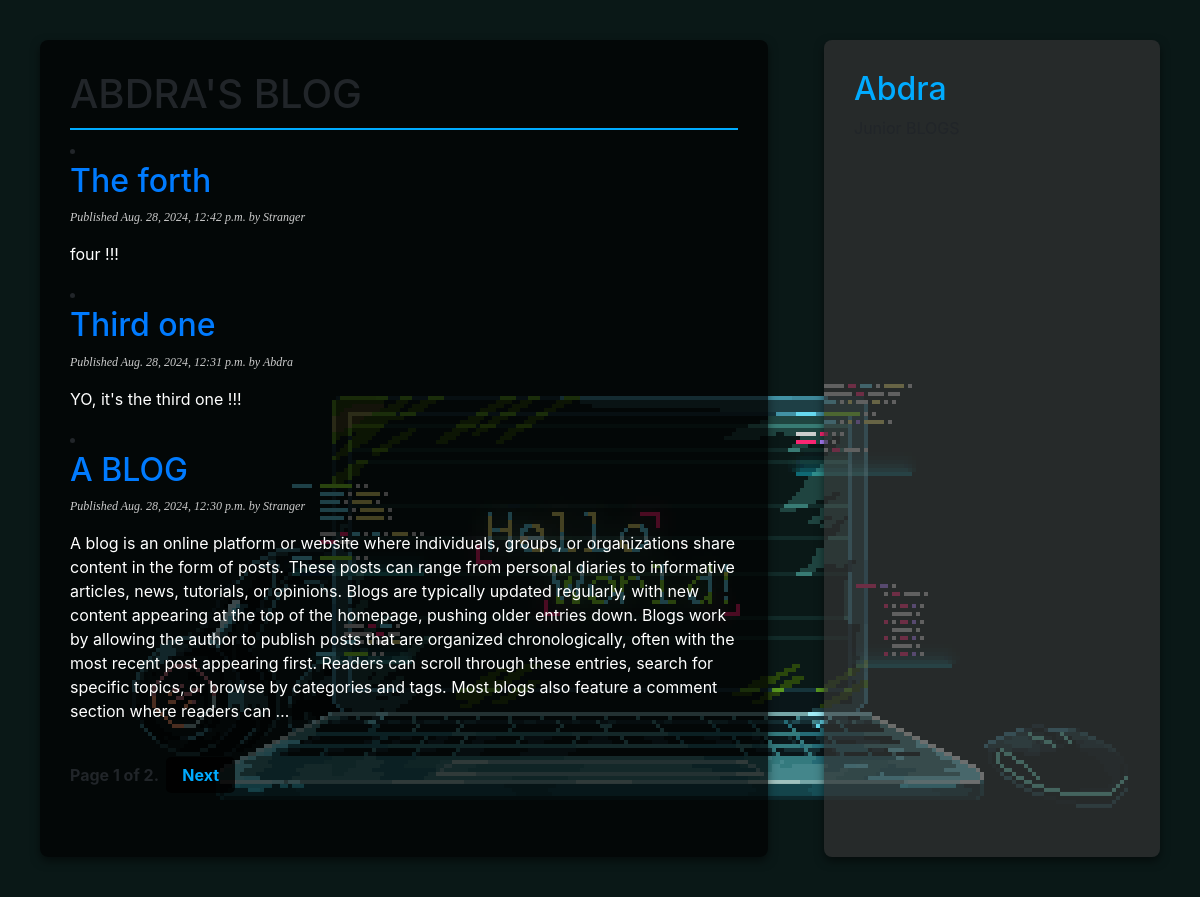
The page / on the database its author committed.
### blog/models.py (models this page shows, shortened)
class Post(models.Model):
    objects = models.Manager()
    published = PublishedManager()
    class Status(models.TextChoices):
       DRAFT = "DF", "Draft"
       PUBLISHED = "PB", "Published"
    title = models.CharField(max_length=250)
    slug = models.CharField(max_length=250,
                            unique_for_date='publish')
    body = models.TextField()
    publish = models.DateTimeField(default=timezone.now)
    created = models.DateTimeField(auto_now_add=True)
    updated = models.DateTimeField(auto_now=True)
    status = models.CharField(max_length=2,
                             choices=Status.choices,
                             default=Status.DRAFT)
    author = models.ForeignKey(User,
                               on_delete=models.CASCADE,
                               related_name='blog_posts')
    class Meta:
     ordering = ['-publish']
     indexes =[
        models.Index(fields=['-publish']),
    ]
    def get_absolute_url(self):
       return reverse('blog:post_detail',
                      args=[
                         self.publish.year,
                         self.publish.month,
                         self.publish.day,
                         self.slug
                      ]
                      )

### blog/views.py (the view)
# urls.py: path('', views.post_list, name='post_list'),
def post_list(request):
    post_list = Post.published.all()
    paginator = Paginator(post_list, 3)
    page_number = request.GET.get('page', 1)
    try:
        posts = paginator.page(page_number)
    except PageNotAnInteger:
        posts = paginator.page(1)
    except EmptyPage:
        posts = paginator.page(paginator.num_pages)
    return render(request,
                'blog/post/list.html',
                {'posts': posts})

### blog/models.py (called while the page is built)
    def get_queryset(self):
        return super().get_queryset()\
                    .filter(status=Post.Status.PUBLISHED)

### blog/templates/blog/post/list.html (shortened to what this page needs)
{% extends "blog/base.html" %}
{% block content %}
  <h1>ABDRA'S BLOG</h1>
  {% for post in posts %}
  <li>
    <h2>
      <a href="{{ post.get_absolute_url }}">
        {{ post.title }}
      </a>
    </h2>
    <p class="date">
      Published {{ post.publish }} by {{ post.author }}
      </p>
    <div style="color: white;">
      {{ post.body|truncatewords:100|linebreaks }}
  </div>
  </li>
  {% endfor %}
  {% include "pagination.html" with page=posts %}
 {% endblock %}

### blog/static/blog/css/style.css (style rules this page uses)
a { color: #00abff; text-decoration: none; }
h1 { font-weight: normal; border-bottom: 2px solid #00abff; padding: 0 0 10px 0; }
h2 { font-weight: normal; margin: 30px 0 0; color: #00abff; }
p.date { color: #cccccc; font-family: georgia, serif; font-size: 12px; font-style: italic; }

### rows shown on the page
Post: title "The forth", publish "Aug. 28, 2024, 12:42 p.m.", author "Stranger", body "four !!!"
Post: title "Third one", publish "Aug. 28, 2024, 12:31 p.m.", author "Abdra", body "YO, it's the third one !!!"
Post: title "A BLOG", publish "Aug. 28, 2024, 12:30 p.m.", author "Stranger", body "A blog is an online platform or website where individuals, groups, or organizations share content in the form of posts. These posts can range from personal diaries to informative articles, news, tutorials, or opinions. Blogs are typically updated regularly, with new content appearing at the top of the homepage, pushing older entries down. Blogs work by allowing the author to publish posts that are organized chronologically, often with the most recent post appearing first. Readers can scroll through these entries, search for specific topics, or browse by categories and tags. Most blogs also feature a comment section where readers can …"

### other values the page prints
{{ page.number }} "1"
{{ page.paginator.num_pages }} "2"
